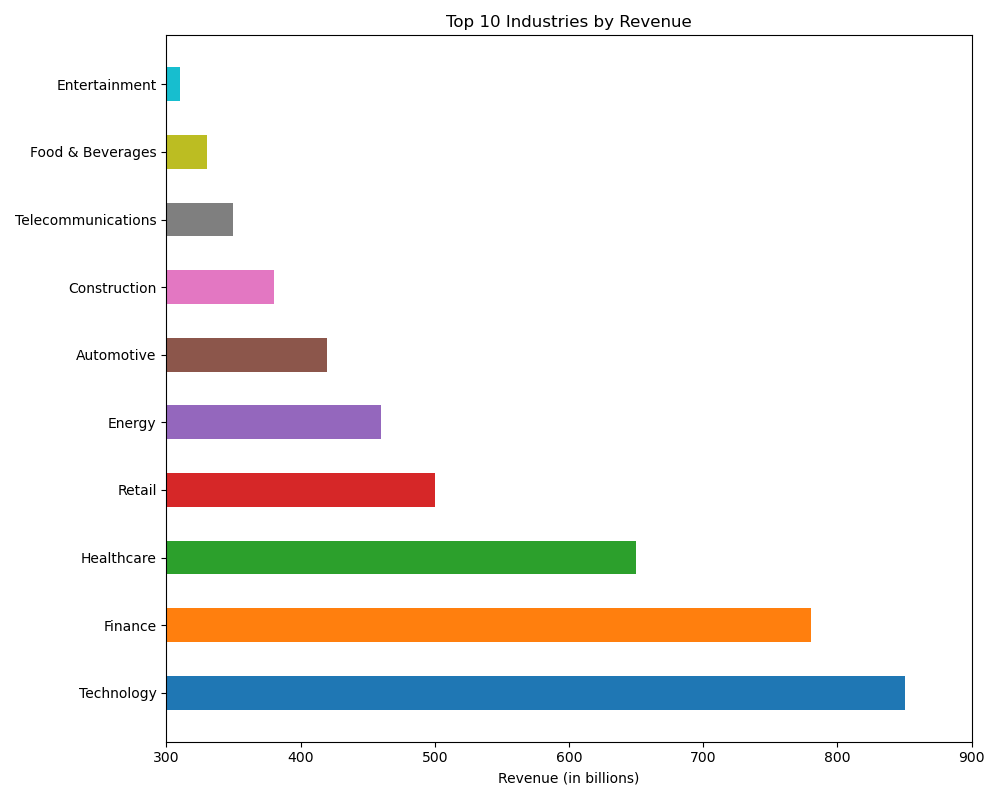

Source code (Python):

import matplotlib.pyplot as plt

# Data
industries = ['Technology', 'Finance', 'Healthcare', 'Retail', 'Energy', 'Automotive', 'Construction', 'Telecommunications', 'Food & Beverages', 'Entertainment']
revenue = [850, 780, 650, 500, 460, 420, 380, 350, 330, 310]
colors = ['#1f77b4', '#ff7f0e', '#2ca02c', '#d62728', '#9467bd', '#8c564b', '#e377c2', '#7f7f7f', '#bcbd22', '#17becf']

# Figure size
plt.figure(figsize=(10, 8))

# Horizontal bar chart
plt.barh(industries, revenue, color=colors, height=0.5)

# Labeling
plt.xlabel('Revenue (in billions)')
plt.title('Top 10 Industries by Revenue')

# Setting y-axis limits
plt.xlim(300, 900)

# Show and save plot
plt.tight_layout()
plt.show()
